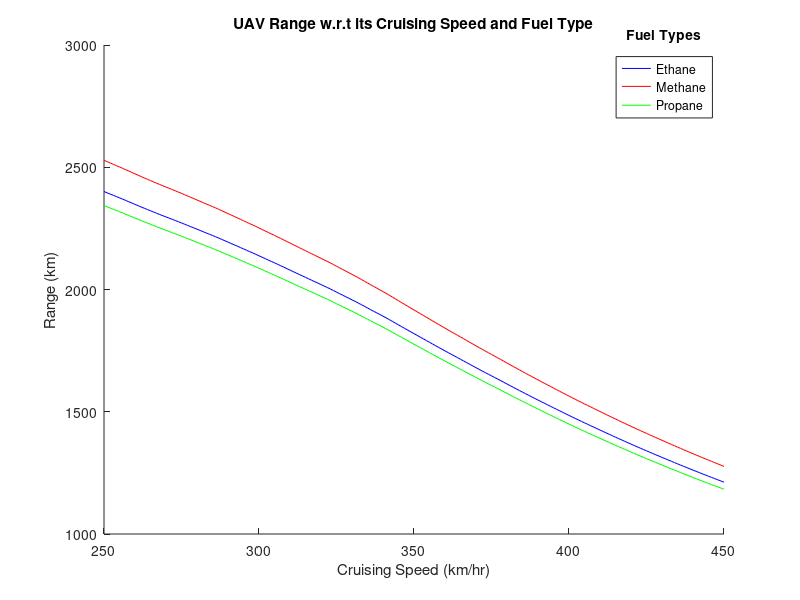

The MATLAB script that drew this image:
clc;clear;close all

m_aircraft = 1600;              % kg; mass of aircraft without fuel & equipment
eff_actual_cycle = 0.430218;    % efficiency of actual cycle
m_fuel = 400;                   % kg; mass of fuel

H_ethane = 47484;               % kJ/kg; heating value for ethane
M_mass_ethane = 30.070;         % g/mol; molecular mass of ethane
carbon_atoms_ethane = 2;        % # of carbon atoms in methanes chemical formula

H_methane = 50010;              % kJ/kg; heating value for methane
M_mass_methane = 16.043;        % g/mol; molecular mass of methane
carbon_atoms_methane = 1;        % # of carbon atoms in methanes chemical formula

H_propane = 46352;              % kJ/kg; heating value for propane
M_mass_propane = 44.094;        % g/mol; molecular mass of propane
carbon_atoms_propane = 3;        % # of carbon atoms in methanes chemical formula

H = [H_ethane H_methane H_propane];
M_mass_co2 = 44.0095;           % g/mol; molar mass of carbon dioxide
g = 9.8;                        % m/s^2
v = (250:450);                  % km/hr; cruising speed of drone
rho_air = 1.007;                % kg/m^3; density of air at 2000 m altitude
A = 10;                         % m^2; planform area of UAV wing

load coefficients_chart
alpha = coefficients_chart(:,1);   % selects every value in the column for angle of attack alpha
C_L = coefficients_chart(:,2);     % selects every value in the column for coeff of lift
C_D = coefficients_chart(:,3);     % selects every value in the column for coeff of drag

for i = 1:length(H)
    Q_released = m_fuel*(H(i)*1000);        % J; or kg*m^2/s^2; amount of energy from combustion
    lift = (m_fuel + m_aircraft)*g;             % Newtons; or kg*m/s^2
    
    for j = 1:length(v)
        coeff_L(i,j) = (2*lift)/(rho_air*A*(v(j)/3.6).^(2));  % units cancel - checked;
        alpha_actual(i,j) = interp1(C_L,alpha,coeff_L(i,j));    % degrees; corresponds to the alpha for the given C_L in the table
        coeff_D(i,j) = interp1(alpha,C_D,alpha_actual(i,j));    % corresponds to the C_D for the given alpha in the table
        drag(i,j) = 0.5*rho_air*A*(v(j)^2)*coeff_D(i,j);        % Newtons; or kg*m/s^2
        range(i,j) = ((Q_released*eff_actual_cycle)./drag(i,j))/1000;  % kilometers
    end
end

moles_ethane = m_fuel/M_mass_ethane;    %   calculates moles of ethane from given am't of fuel
moles_co2_ethane = moles_ethane*(carbon_atoms_ethane);   %  calculates moles of co2 using ratio
emissions_ethane = (moles_co2_ethane*M_mass_co2)/1000;   %   kg; carbon dioxide emissions

moles_methane = m_fuel/M_mass_methane;    %   calculates moles of methane from given am't of fuel
moles_co2_methane = moles_methane*(carbon_atoms_methane);   %  calculates moles of co2 using ratio
emissions_methane = (moles_co2_methane*M_mass_co2)/1000;   %   kg; carbon dioxide emissions

moles_propane = m_fuel/M_mass_propane;    %   calculates moles of propane from given am't of fuel
moles_co2_propane = moles_propane*(carbon_atoms_propane);   %  calculates moles of co2 using ratio
emissions_propane = (moles_co2_propane*M_mass_co2)/1000;   %   kg; carbon dioxide emissions

hold on
plot(v,range(1,:),'b')  %   plotted seperately only so i could choose the colors
plot(v,range(2,:),'r')  %   could be plotted easier with plot(v,range)
plot(v,range(3,:),'g')
title('UAV Range w.r.t its Cruising Speed and Fuel Type')
xlabel('Cruising Speed (km/hr)')
ylabel('Range (km)')
legend('Ethane','Methane','Propane')
leg = legend('show');       %   adds a title to the legend
title(leg,'Fuel Types')     %   adds a title to the legend
